Frame 1 (no input): blank canvas, image omitted
Frame 60 (the mouse pressed at the canvas centre just before this capture): blank canvas, image omitted
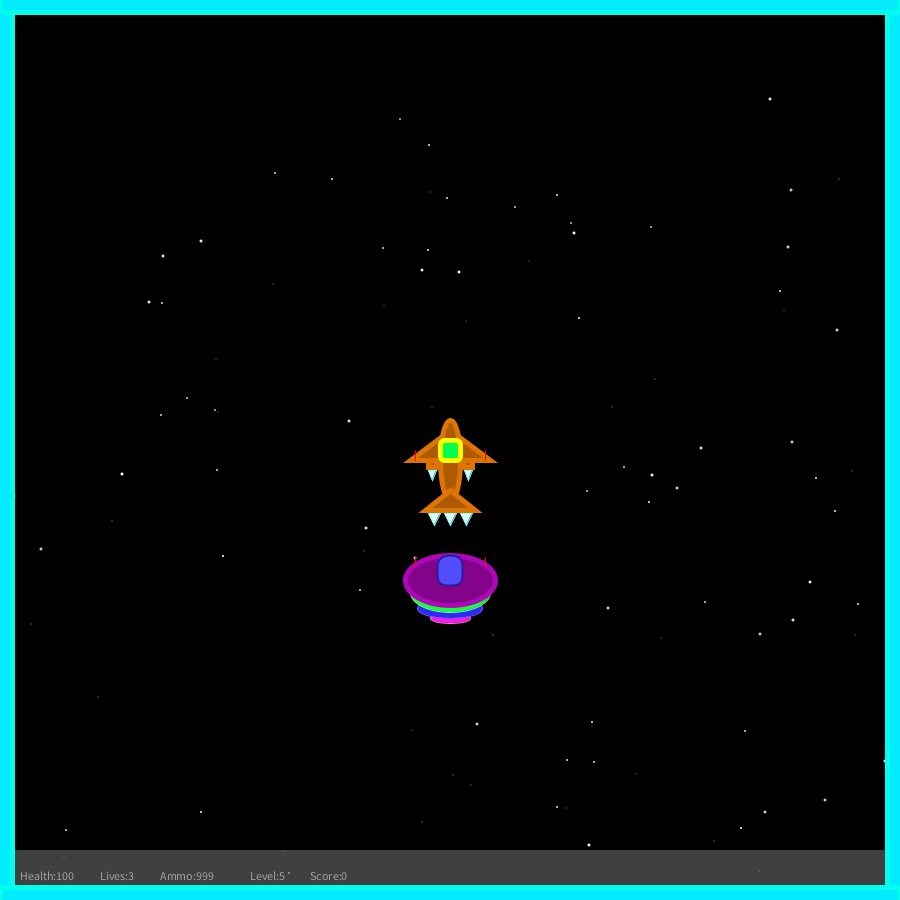
Frame 120 (the mouse held since frame 60 and released just before this capture)

The Processing sketch whose frames 1 and 60 were blank and that drew this single picture after the mouse press (run headless with seeded random() and noise(); from frame 60 on, the mouse is pressed at the canvas centre):

// Processing sketch: Space_Game1
// ── Space_Game1.pde
// Space Game | Dec 2020 //<>//
// By Abram Torres
// TODO: Project Setup
SpaceShip SpaceShip;
ArrayList<Lazar> lazars = new ArrayList<Lazar>();
ArrayList<Astroid> astroids = new ArrayList<Astroid>();
ArrayList<Star> stars = new ArrayList<Star>();
Timer timer;
EnemyShip EnemyShip;
PowerUp PowerUp;
Star Stars[] = new Star[200];
Wall Wall;

void setup() {
  size(900, 900);
  lazars = new ArrayList();
  astroids = new ArrayList();
  timer = new Timer(int(random(500, 3000)));
  timer.start();
  stars = new ArrayList();
  SpaceShip = new SpaceShip(#F71432);
  EnemyShip = new EnemyShip(#84038B);
  PowerUp = new PowerUp(#F6FF00);
  Wall = new Wall(#03ECFF);
}

void draw() {
  noCursor();
  background(0);
  stars.add(new Star (int(random(width)), int(random(height))));
  for (int i = 0; i < stars.size(); i++) {
    Star star = stars.get(i);
    star.display();
    star.move();
    if (star.reachedBottom()) {
      lazars.remove(star);
    }
  }
  if (timer.isFinished()) {
    astroids.add(new Astroid(color(128), int(random(width)), -50));
    timer.start();
  }
  for (int i = 0; i < lazars.size(); i++) {
    Lazar lazar = lazars.get(i);
    lazar.display();
    lazar.fire();
    if (lazar.reachedTop()) {
      lazars.remove(lazar);
    }
  }
  for (int i = 0; i < astroids.size(); i++) {
    Astroid astroid = astroids.get(i);
    astroid.display();
    astroid.move();
    if (astroid.reachedBottom()) {
      astroids.remove(astroid);
    }
    SpaceShip.display(mouseX, mouseY);
    infoPanel();
    EnemyShip.display(450, 580);
    PowerUp.display(450, 450);
    Wall.display(450, 450);
  }
}

void mousePressed() {
  if(SpaceShip.ammo>0) {
    lazars.add(new Lazar(color(#FF0000), SpaceShip.x, SpaceShip.y));
  }
  SpaceShip.ammo--;
}

void infoPanel() {
  noStroke();
  fill(128, 128);
  rectMode(CORNER);
  rect(0, height-50, width, 100);
  fill(255, 128);
  text("Health:" + SpaceShip.health, 20, height-20);
  text("Lives:" + SpaceShip.lives, 100, height-20);
  text("Ammo:" + SpaceShip.ammo, 160, height-20);
  text("Level:" + SpaceShip.level, 250, height-20);
  text("Score:" + SpaceShip.score, 310, height-20);
}

// ── Astroid.pde
class Astroid {
  // Member Variables
  int x, y, dia, speed;
  char displayMode;
  color c;
  //Cunstructor
  
  Astroid(color c, int x, int y) {
    this.x = x;
    this.y = y;
    this.c = c;
    dia = 40;
    displayMode = '1';
    speed = int(random(1, 6));
  }
  //Member Methods
  void display() {
    rectMode(CENTER);
    fill(#360A03);
    stroke(#210702);
    strokeWeight(3);
    ellipse(x, y, dia, dia);
    fill(0);
    stroke(#210702);
    ellipse(x-10, y+10, 10, 10);
    ellipse(x+5, y-10, 10, 10);
    ellipse(x+7, y+10, 10, 10);
    ellipse(x-5, y-5, 15,15);
    ellipse(x+12, y, 5, 5);
    fill(#930104);
    noStroke();
    ellipse(x+7, y, 2,2);
    ellipse(x, y+12, 2,2);
    ellipse(x-15, y-3, 2,2);
    ellipse(x, y-15, 2,2);
  }
  
  boolean reachedBottom() {
    if(y>height) {
      return true;
    } else {
      return false;
    }
  }
  
  
  void move() {
    y += speed;
    
  }
}

// ── EmemyShip.pde
class EnemyShip {
  // Member Variable
  int x, y, health;
  char displayMode;
  color c1;
  // Constructor
  EnemyShip(color c1) {
    x = 0;
    y = 0;
    health = 150;
    displayMode = '1';
    this.c1 = c1;
  }
  // Member Methods
  void display(int x, int y) {
    if (displayMode == '1') {
      // TODO: Create Enemy Graphic
      rectMode(CENTER);
      fill(#FF17E5);
      stroke(#FF6FEF);
      ellipse(x, y+38, 40, 10);
      fill(#2F29FC);
      stroke(#645FFF);
      ellipse(x, y+28, 65, 20);
      fill(#17FF3B);
      stroke(#6FFF85);
      ellipse(x, y+12, 80, 40);
      fill(#84038B);
      stroke(#AE07B7);
      strokeWeight(5);
      ellipse(x, y, 90, 50);
      fill(#524DFF);
      stroke(#221F98);
      strokeWeight(2);
      rect(x, y-10, 25, 30, 20, 20, 10, 10);
      stroke(#FF0011);
      strokeWeight(1);
      line(x-35, y-13, x-35, y-23);
      line(x+35, y-13, x+35, y-23);
    }
  }
}

// ── Lazar.pde
class Lazar {
  // Member Variables
  int x, y, speed;
  color c;
  //Cunstructor
  Lazar(color c, int x, int y) {
    this.x=x;
    this.y=y;
    speed=10;
    this.c = c;
  }
  //Member Methods
  void fire() {
    y-=speed;
  }
  boolean reachedTop() {
    if(y<-5) {
      return true;
    } else {
      return false;
    }
  }
  //Member Methods
  void display() {
    rectMode(CENTER);
    strokeWeight(1);
    stroke(#FF0000);
    fill (#FF0000);
    line(x, y, x, y-10);
  }
}

// ── PowerUp.pde
class PowerUp {
  // Member Variables
  int x, y, dia;
  char displayMode;
  color c;
  //Cunstructor
  PowerUp(color c) {
    x=0;
    y=0;
    dia = 20;
    displayMode = '1';
    displayMode = '2';
    this.c = c;
  }
  //Member Methods
  void display(int x, int y) {
    if (displayMode == '1') {
    rectMode(CENTER);
    fill(#F6FF00);
    stroke(#00FF4E);
    strokeWeight(5);
    rect(x, y, dia, dia, 5);
    }
    if(displayMode == '2') {
      rectMode(CENTER);
    fill(#00FF4E);
    stroke(#F6FF00);
    strokeWeight(5);
    rect(x, y, dia, dia, 5);
    }
  }
}

// ── SpaceShip.pde
class SpaceShip {
  // Member Variable
  int x, y, health, ammo, lives, level, score;
  char displayMode;
  color c1;
  // Constructor
  SpaceShip(color c1) {
    x = 0;
    y = 0;
    health = 100;
    ammo = 1000;
    lives = 3;
    level = 5;
    score = 0;
    displayMode = '1';
    this.c1 = c1;
  }
  // Member Methods
  void display(int x, int y) {
    this.x = x;
    this.y = y;
    if (displayMode == '1') {
      rectMode(CENTER);
      stroke(#DE7402);
      strokeWeight(5);
      fill(#AD5A02);
      rect(x+18, y+10, 8, 15);
      rect(x-18, y+10, 8, 15);
      triangle(x, y-20, x+40, y+10, x-40, y+10);
      ellipse(x, y+10, 20, 80);
      triangle(x, y+40, x-25, y+60, x+25, y+60);
      strokeWeight(1);
      stroke(#FF0000);
      line(x+35, y+10, x+35, y);
      line(x-35, y+10, x-35, y);
      strokeWeight(1);
      stroke(#7EFFFE);
      fill(#DBFFFF);
      triangle(x-22, y+20, x-18, y+30, x-14, y+20);
      triangle(x+22, y+20, x+18, y+30, x+14, y+20);
      triangle(x-6, y+63, x, y+75, x+6, y+63);
      triangle(x-22, y+63, x-16, y+75, x-10, y+63);
      triangle(x+22, y+63, x+16, y+75, x+10, y+63);
    }
  }
}

// ── Star.pde
class Star {
  // Member Variable
  float x, y, speed, dia;
  color c;
  //Constructor
  Star(int x, int y) {
    this.x = x;
    this.y = y;
    speed = int(random(1, 4));
    dia = int(random(1, 4));
    c = color(random(190, 255));
  }
  
 
  boolean reachedBottom() {
    if(y>height) {
      return true;
    } else {
      return false;
    }
  }
  
  
  //Member Methods
  void display() {
    rectMode(CENTER);
    noStroke();
    fill(c);
    ellipse(x, y, dia, dia);
  }
  void move() {
    y += speed;
  }
}

// ── Timer.pde
// by Daniel Shiffman
// Example 10-5: Object-oriented timer

class Timer {

  int savedTime; // When Timer started
  int totalTime; // How long Timer should last

  Timer(int tempTotalTime) {
    totalTime = tempTotalTime;
  }

  // Starting the timer
  void start() {
    // When the timer starts it stores the current time in milliseconds.
    savedTime = millis();
  }

  // The function isFinished() returns true if 5,000 ms have passed. 
  // The work of the timer is farmed out to this method.
  boolean isFinished() { 
    // Check how much time has passed
    int passedTime = millis()- savedTime;
    if (passedTime > totalTime) {
      return true;
    } else {
      return false;
    }
  }
}

// ── Wall.pde
class Wall {
  // Member Variables
  int x, y;
  color c;
  //Cunstructor
  Wall(color c) {
    x=0;
    y=0;
    this.c = c;
  }
  //Member Methods
  void display(int x, int y) {
    fill (#03ECFF);
    stroke(#03FFEC);
    strokeWeight(5);
    rectMode(CENTER);
    rect(x-445, y, 15, 900, 5);
    rect(x+445, y, 15, 900, 5);
    rect(x, y+445, 900, 15, 5);
    rect(x, y-445, 900, 15, 5);
  }
}
